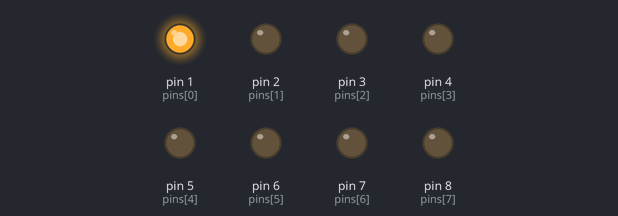
Bench run of a sketch on a simulated Arduino Uno, built with avr-gcc and run on an emulated ATmega328P. On the bench: output pins drawn as LEDs (lit = HIGH).

Above: at 0.1 s.
At 1.1 s:
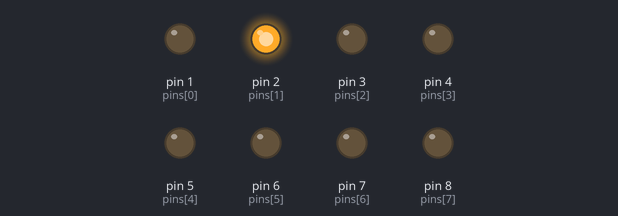
At 2.1 s:
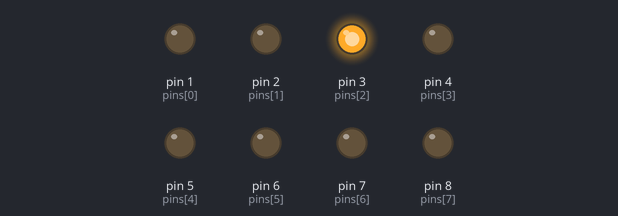
At 4.1 s:
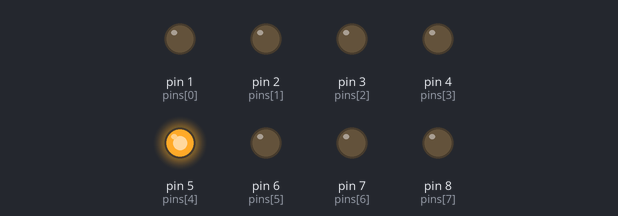
At 6.1 s:
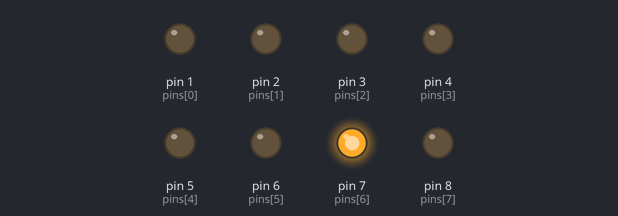
At 8.1 s:
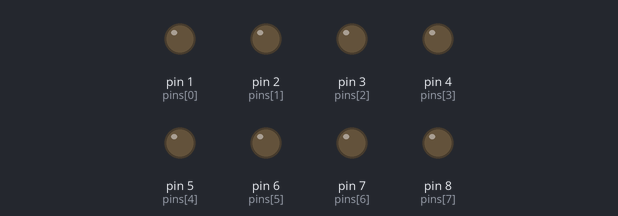
Timing chart, 0 to 9.6 s (numbered marks = the images above):
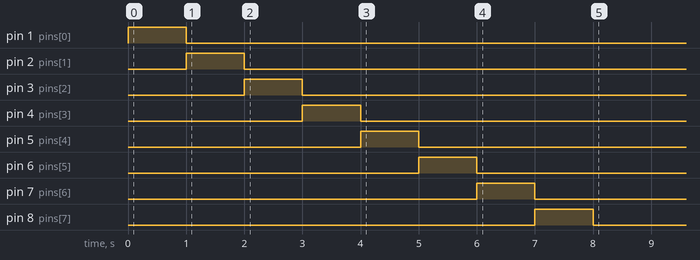

The sketch:

callum_thing.ino
```cpp
int pins[8]={1, 2, 3, 4, 5, 6, 7, 8};
int numbers[10][8] = {
  {1,1,1,0,1,1,1,0},
  {0,0,1,0,1,0,0,0},
  {1,1,1,0,1,1,0,0},
  {0,1,1,0,1,1,0,1},
  {0,0,1,0,1,0,1,1},
  {0,1,1,0,0,1,1,1},
  {1,1,1,0,0,1,1,1},
  {0,0,1,0,1,1,0,0},
  {1,1,1,0,1,1,1,1},
  {0,0,1,0,1,1,1,1}
};
void setup() {
  // put your setup code here, to run once:
for (int i = 0; i<8; i++){
  pinMode(pins[i],OUTPUT);
  digitalWrite(pins[i],HIGH);
  delay(1000);
  digitalWrite(pins[i],LOW);
}


}

void loop() {
  // put your main code here, to run repeatedly:

}
```
